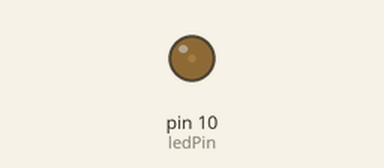
The sketch below on a simulated Arduino Uno, built with avr-gcc and run on an emulated ATmega328P. Parts: output pins drawn as LEDs (lit = HIGH).

Above: at 0.05 s.
At 0.85 s:
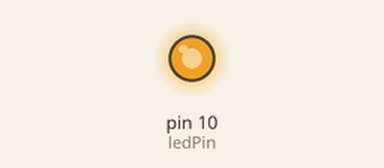
At 1.35 s:
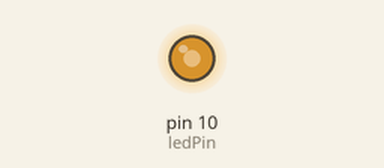
At 1.7 s:
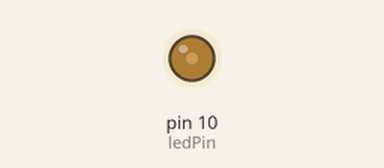
Timing chart, 0 to 4.7 s (numbered marks = the images above):
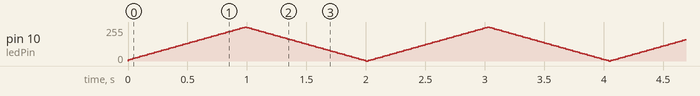

The sketch:

sketch_aug30a.ino
```cpp
int ledPin = 10;
unsigned long cT = 0;
int pwm = 10;
int dirIncrement = 5; // Direction de l'incrément

unsigned long pwmPrevious = 0;
int pwmDelay = 20;

void setup() {
  // put your setup code here, to run once:
  pinMode (ledPin, OUTPUT);
  cT = millis();
}

void loop() {
  cT = millis();

  if (cT - pwmPrevious >= pwmDelay) {
    pwmPrevious = cT;

    if (pwm <= 0 || pwm >= 255) {
      dirIncrement = -dirIncrement;
    }

    pwm += dirIncrement;
  }

  analogWrite(ledPin, pwm);

}
```
